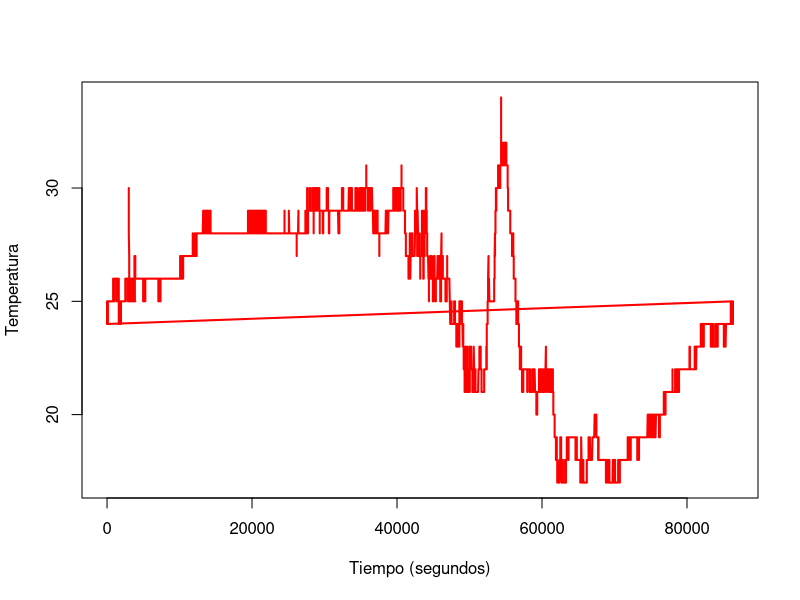
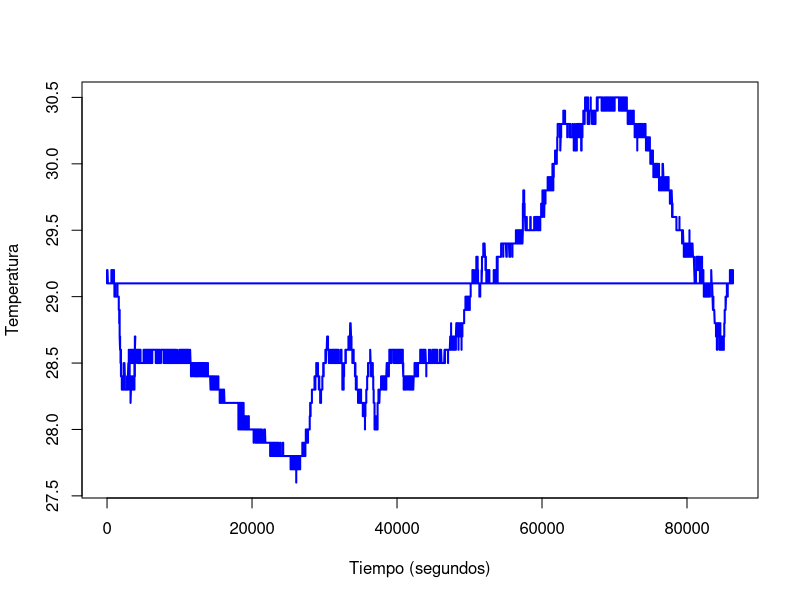

Recreate these plots in R, in order.
library(lubridate)
DATASET<-read.csv('./dataset/DATASET.CSV')
plotanydata<-function(dataframe){
    dataframe$DATE=format(as.POSIXct(dataframe$DATE,format="%d/%m/%Y %H:%M"))
    dataframe$date=as.Date(dataframe$DATE)
    dataframe$time=format(as.POSIXct(dataframe$DATE),format="%H:%M")
    h <- seconds(hm(dataframe$time))
    plot(h, dataframe$Humidity,type = "l",lwd = 2, col = "red", xlab = "Tiempo (segundos)", ylab = "Temperatura")
    plot(h,dataframe$Temperature, type = "l",lwd = 2, col = "blue", xlab = "Tiempo (segundos)", ylab = "Temperatura")
}
lookingForAnomalies<-function(dataframe){
  print("The maximum value from temperature and humidity are: ")
  print("Temperature")
  print(max(dataframe$Humidity))
  print("Humidity")
  print(max(dataframe$Temperature))
  print("The minimum value from temperature and humidity are: ")
  print("Temperature")
  print(min(dataframe$Humidity))
  print("Humidity")
  print(min(dataframe$Temperature))
  print("Existen nans en la temperatura")
  print(dataframe$Temperature[is.nan(dataframe$Temperature)])
  print("Existen nans en la humedad")
  print(dataframe$Humidity[is.nan(dataframe$Humidity)])
}
plotanydata(DATASET)
lookingForAnomalies(DATASET)
